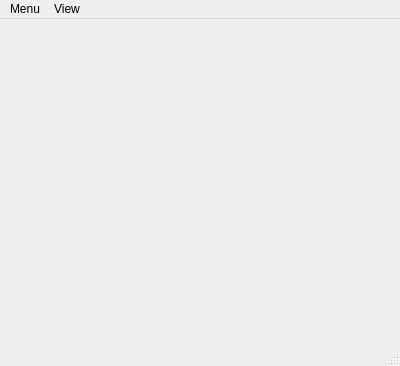
<?xml version="1.0" encoding="UTF-8"?>
<ui version="4.0">
 <class>MainWindow</class>
 <widget class="QMainWindow" name="MainWindow">
  <property name="geometry">
   <rect>
    <x>0</x>
    <y>0</y>
    <width>400</width>
    <height>366</height>
   </rect>
  </property>
  <property name="minimumSize">
   <size>
    <width>400</width>
    <height>366</height>
   </size>
  </property>
  <property name="windowTitle">
   <string>Chess</string>
  </property>
  <widget class="QWidget" name="centralWidget">
   <property name="minimumSize">
    <size>
     <width>256</width>
     <height>200</height>
    </size>
   </property>
   <layout class="QGridLayout" name="gridLayout_2"/>
  </widget>
  <widget class="QMenuBar" name="menuBar">
   <property name="geometry">
    <rect>
     <x>0</x>
     <y>0</y>
     <width>400</width>
     <height>21</height>
    </rect>
   </property>
   <widget class="QMenu" name="menu">
    <property name="title">
     <string>Menu</string>
    </property>
    <addaction name="create"/>
    <addaction name="connect"/>
    <addaction name="separator"/>
    <addaction name="exit"/>
   </widget>
   <widget class="QMenu" name="menuView">
    <property name="title">
     <string>View</string>
    </property>
    <widget class="QMenu" name="menuLanguage">
     <property name="title">
      <string>Language</string>
     </property>
     <addaction name="languageEnglish"/>
     <addaction name="languageRussian"/>
    </widget>
    <addaction name="menuLanguage"/>
   </widget>
   <addaction name="menu"/>
   <addaction name="menuView"/>
  </widget>
  <widget class="QStatusBar" name="statusBar"/>
  <action name="exit">
   <property name="text">
    <string>Exit</string>
   </property>
   <property name="shortcut">
    <string>Esc</string>
   </property>
  </action>
  <action name="create">
   <property name="text">
    <string>Create</string>
   </property>
   <property name="shortcut">
    <string>Ctrl+N</string>
   </property>
  </action>
  <action name="connect">
   <property name="text">
    <string>Connect</string>
   </property>
  </action>
  <action name="languageRussian">
   <property name="checkable">
    <bool>true</bool>
   </property>
   <property name="icon">
    <iconset resource="res.qrc">
     <normaloff>:/resources/flags/flag-russia.png</normaloff>:/resources/flags/flag-russia.png</iconset>
   </property>
   <property name="text">
    <string>Русский</string>
   </property>
  </action>
  <action name="languageEnglish">
   <property name="checkable">
    <bool>true</bool>
   </property>
   <property name="checked">
    <bool>true</bool>
   </property>
   <property name="icon">
    <iconset resource="res.qrc">
     <normaloff>:/resources/flags/flag-usa.png</normaloff>:/resources/flags/flag-usa.png</iconset>
   </property>
   <property name="text">
    <string>English</string>
   </property>
  </action>
 </widget>
 <layoutdefault spacing="6" margin="11"/>
 <resources>
  <include location="res.qrc"/>
 </resources>
 <connections/>
</ui>
